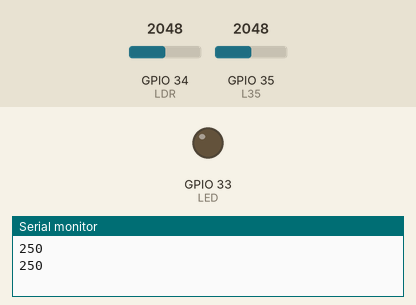
This sketch was run on a simulated ESP32. Parts: output pins drawn as LEDs (lit = HIGH), the last lines printed to the serial monitor. Inputs (shaded band) come from the test bench; at power-on: GPIO 34 (LDR) = 2048, GPIO 35 (L35) = 2048.

Above: at 1.8 s.
1.9 s: GPIO 34 (LDR) set to 329
4.2 s: GPIO 34 (LDR) set to 288
At 6.4 s:
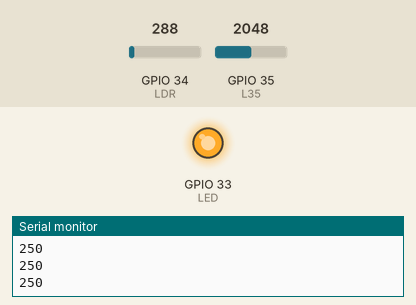
7.5 s: GPIO 34 (LDR) set to 491
At 11.4 s:
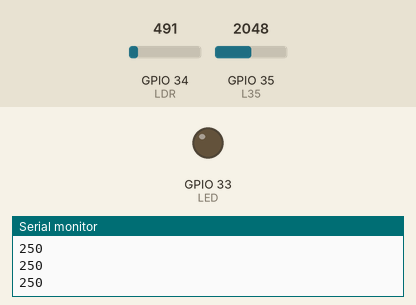
11.6 s: GPIO 34 (LDR) set to 260
At 14.2 s:
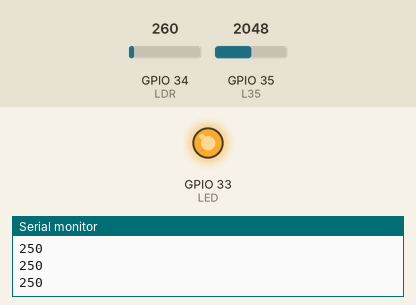
Timing chart, 0 to 15.5 s (numbered marks = the images above; inputs shaded):
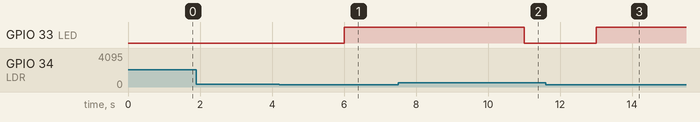

Measured:
- the behaviour switches between 300 and 299 on GPIO 34 (LDR) (found by bisection; images 0 and 1)
- after the input at 4.2 s, GPIO 33 (LED): LOW → HIGH after 1.8 s
- after the input at 7.5 s, GPIO 33 (LED): HIGH → LOW after 3.5 s
- after the input at 11.6 s, GPIO 33 (LED): LOW → HIGH after 1.4 s

The sketch:

ADC.ino
```cpp
const int LDR = 34, L35 = 35, LED = 33;

//#define LDR 34;


void setup() {
  // put your setup code here, to run once:
  pinMode(LDR,INPUT);
  pinMode(L35,INPUT);
  pinMode(LED,OUTPUT);
  Serial.begin(9600);
}

void loop() {
// put your main code here, to run repeatedly:

int lux = analogRead(LDR), temp = (analogRead(L35) * 0.1221); //conversión a grados Celcius

//Serial.println(lux);
//delay(1000);
Serial.println(temp);
delay(1000);

if(lux < 300){
  digitalWrite(LED,HIGH);
  delay(4000);

  }
  else{digitalWrite(LED,LOW);}

}
```
